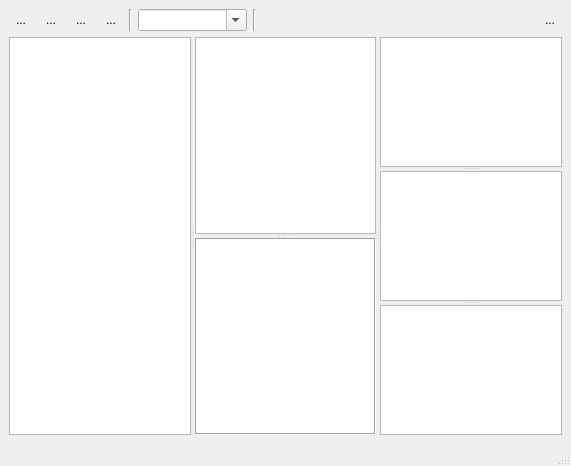
<?xml version="1.0" encoding="UTF-8"?>
<ui version="4.0">
 <class>MainWindow</class>
 <widget class="QMainWindow" name="MainWindow">
  <property name="geometry">
   <rect>
    <x>0</x>
    <y>0</y>
    <width>571</width>
    <height>466</height>
   </rect>
  </property>
  <property name="sizePolicy">
   <sizepolicy hsizetype="Expanding" vsizetype="Preferred">
    <horstretch>0</horstretch>
    <verstretch>0</verstretch>
   </sizepolicy>
  </property>
  <property name="acceptDrops">
   <bool>false</bool>
  </property>
  <property name="windowTitle">
   <string>File organizer - ...</string>
  </property>
  <property name="toolButtonStyle">
   <enum>Qt::ToolButtonIconOnly</enum>
  </property>
  <widget class="QWidget" name="centralwidget">
   <layout class="QGridLayout" name="gridLayout">
    <item row="0" column="0">
     <layout class="QHBoxLayout" name="horizontalLayout">
      <item>
       <widget class="QToolButton" name="btnOpenDB">
        <property name="focusPolicy">
         <enum>Qt::ClickFocus</enum>
        </property>
        <property name="toolTip">
         <string>Open DB</string>
        </property>
        <property name="text">
         <string>...</string>
        </property>
        <property name="icon">
         <iconset>
          <activeon>:/image/Database.png</activeon>
         </iconset>
        </property>
        <property name="iconSize">
         <size>
          <width>24</width>
          <height>24</height>
         </size>
        </property>
        <property name="autoRaise">
         <bool>true</bool>
        </property>
       </widget>
      </item>
      <item>
       <widget class="QToolButton" name="btnFavorites">
        <property name="focusPolicy">
         <enum>Qt::ClickFocus</enum>
        </property>
        <property name="toolTip">
         <string>Favorites</string>
        </property>
        <property name="text">
         <string>...</string>
        </property>
        <property name="icon">
         <iconset>
          <normalon>:/image/Favourites.png</normalon>
         </iconset>
        </property>
        <property name="iconSize">
         <size>
          <width>24</width>
          <height>24</height>
         </size>
        </property>
        <property name="autoRaise">
         <bool>true</bool>
        </property>
       </widget>
      </item>
      <item>
       <widget class="QToolButton" name="btnScanFiles">
        <property name="focusPolicy">
         <enum>Qt::ClickFocus</enum>
        </property>
        <property name="toolTip">
         <string>Scan disk for files</string>
        </property>
        <property name="text">
         <string>...</string>
        </property>
        <property name="icon">
         <iconset>
          <normalon>:/image/Update.png</normalon>
         </iconset>
        </property>
        <property name="iconSize">
         <size>
          <width>24</width>
          <height>24</height>
         </size>
        </property>
        <property name="autoRaise">
         <bool>true</bool>
        </property>
       </widget>
      </item>
      <item>
       <widget class="QToolButton" name="btnGetFiles">
        <property name="focusPolicy">
         <enum>Qt::ClickFocus</enum>
        </property>
        <property name="toolTip">
         <string>Select files/Push and hold for options</string>
        </property>
        <property name="text">
         <string>...</string>
        </property>
        <property name="icon">
         <iconset>
          <normalon>:/image/Filter.png</normalon>
         </iconset>
        </property>
        <property name="iconSize">
         <size>
          <width>24</width>
          <height>24</height>
         </size>
        </property>
        <property name="autoRaise">
         <bool>true</bool>
        </property>
       </widget>
      </item>
      <item>
       <widget class="Line" name="line_2">
        <property name="orientation">
         <enum>Qt::Vertical</enum>
        </property>
       </widget>
      </item>
      <item>
       <widget class="QComboBox" name="cb_places">
        <property name="sizePolicy">
         <sizepolicy hsizetype="Preferred" vsizetype="Fixed">
          <horstretch>0</horstretch>
          <verstretch>0</verstretch>
         </sizepolicy>
        </property>
        <property name="minimumSize">
         <size>
          <width>109</width>
          <height>0</height>
         </size>
        </property>
        <property name="focusPolicy">
         <enum>Qt::ClickFocus</enum>
        </property>
        <property name="toolTip">
         <string>Choose place where files resides</string>
        </property>
        <property name="editable">
         <bool>true</bool>
        </property>
        <property name="iconSize">
         <size>
          <width>16</width>
          <height>16</height>
         </size>
        </property>
       </widget>
      </item>
      <item>
       <widget class="Line" name="line">
        <property name="orientation">
         <enum>Qt::Vertical</enum>
        </property>
       </widget>
      </item>
      <item>
       <spacer name="horizontalSpacer">
        <property name="orientation">
         <enum>Qt::Horizontal</enum>
        </property>
        <property name="sizeHint" stdset="0">
         <size>
          <width>40</width>
          <height>20</height>
         </size>
        </property>
       </spacer>
      </item>
      <item>
       <widget class="QToolButton" name="btnOption">
        <property name="focusPolicy">
         <enum>Qt::ClickFocus</enum>
        </property>
        <property name="toolTip">
         <string>Settings</string>
        </property>
        <property name="text">
         <string>...</string>
        </property>
        <property name="icon">
         <iconset>
          <normalon>:/image/menu.png</normalon>
         </iconset>
        </property>
        <property name="iconSize">
         <size>
          <width>24</width>
          <height>24</height>
         </size>
        </property>
        <property name="popupMode">
         <enum>QToolButton::InstantPopup</enum>
        </property>
        <property name="autoRaise">
         <bool>true</bool>
        </property>
       </widget>
      </item>
     </layout>
    </item>
    <item row="1" column="0">
     <widget class="QSplitter" name="main_splitter">
      <property name="orientation">
       <enum>Qt::Horizontal</enum>
      </property>
      <widget class="QTreeView" name="dirTree">
       <property name="font">
        <font>
         <pointsize>10</pointsize>
        </font>
       </property>
       <property name="contextMenuPolicy">
        <enum>Qt::CustomContextMenu</enum>
       </property>
       <property name="toolTip">
        <string/>
       </property>
       <property name="editTriggers">
        <set>QAbstractItemView::NoEditTriggers</set>
       </property>
       <property name="dragEnabled">
        <bool>true</bool>
       </property>
       <property name="dragDropMode">
        <enum>QAbstractItemView::DragDrop</enum>
       </property>
       <property name="defaultDropAction">
        <enum>Qt::CopyAction</enum>
       </property>
       <property name="selectionMode">
        <enum>QAbstractItemView::ExtendedSelection</enum>
       </property>
       <property name="textElideMode">
        <enum>Qt::ElideLeft</enum>
       </property>
       <property name="indentation">
        <number>16</number>
       </property>
       <property name="uniformRowHeights">
        <bool>true</bool>
       </property>
      </widget>
      <widget class="QSplitter" name="splitter_files">
       <property name="orientation">
        <enum>Qt::Vertical</enum>
       </property>
       <widget class="QTreeView" name="filesList">
        <property name="contextMenuPolicy">
         <enum>Qt::CustomContextMenu</enum>
        </property>
        <property name="toolTip">
         <string/>
        </property>
        <property name="dragEnabled">
         <bool>true</bool>
        </property>
        <property name="dragDropMode">
         <enum>QAbstractItemView::DragOnly</enum>
        </property>
        <property name="selectionMode">
         <enum>QAbstractItemView::ExtendedSelection</enum>
        </property>
        <property name="indentation">
         <number>3</number>
        </property>
        <property name="uniformRowHeights">
         <bool>true</bool>
        </property>
        <property name="sortingEnabled">
         <bool>true</bool>
        </property>
        <property name="expandsOnDoubleClick">
         <bool>false</bool>
        </property>
        <attribute name="headerStretchLastSection">
         <bool>false</bool>
        </attribute>
       </widget>
       <widget class="QTextBrowser" name="commentField">
        <property name="focusPolicy">
         <enum>Qt::ClickFocus</enum>
        </property>
        <property name="toolTip">
         <string/>
        </property>
        <property name="frameShape">
         <enum>QFrame::Box</enum>
        </property>
        <property name="frameShadow">
         <enum>QFrame::Sunken</enum>
        </property>
        <property name="readOnly">
         <bool>true</bool>
        </property>
        <property name="textInteractionFlags">
         <set>Qt::TextBrowserInteraction</set>
        </property>
       </widget>
      </widget>
      <widget class="QSplitter" name="opt_splitter">
       <property name="orientation">
        <enum>Qt::Vertical</enum>
       </property>
       <widget class="QTreeView" name="extList">
        <property name="enabled">
         <bool>true</bool>
        </property>
        <property name="focusPolicy">
         <enum>Qt::ClickFocus</enum>
        </property>
        <property name="contextMenuPolicy">
         <enum>Qt::CustomContextMenu</enum>
        </property>
        <property name="toolTip">
         <string/>
        </property>
        <property name="selectionMode">
         <enum>QAbstractItemView::ExtendedSelection</enum>
        </property>
        <property name="indentation">
         <number>10</number>
        </property>
       </widget>
       <widget class="QTreeView" name="tagsList">
        <property name="focusPolicy">
         <enum>Qt::ClickFocus</enum>
        </property>
        <property name="contextMenuPolicy">
         <enum>Qt::CustomContextMenu</enum>
        </property>
        <property name="toolTip">
         <string/>
        </property>
        <property name="selectionMode">
         <enum>QAbstractItemView::ExtendedSelection</enum>
        </property>
        <property name="indentation">
         <number>0</number>
        </property>
       </widget>
       <widget class="QTreeView" name="authorsList">
        <property name="focusPolicy">
         <enum>Qt::ClickFocus</enum>
        </property>
        <property name="contextMenuPolicy">
         <enum>Qt::CustomContextMenu</enum>
        </property>
        <property name="toolTip">
         <string/>
        </property>
        <property name="selectionMode">
         <enum>QAbstractItemView::ExtendedSelection</enum>
        </property>
        <property name="indentation">
         <number>0</number>
        </property>
        <property name="expandsOnDoubleClick">
         <bool>false</bool>
        </property>
       </widget>
      </widget>
     </widget>
    </item>
   </layout>
  </widget>
  <widget class="QStatusBar" name="statusbar"/>
  <action name="actionOpenDB">
   <property name="icon">
    <iconset>
     <normalon>:/image/Database.png</normalon>
    </iconset>
   </property>
   <property name="text">
    <string>OpenDB</string>
   </property>
   <property name="shortcut">
    <string>Ctrl+O</string>
   </property>
  </action>
  <action name="actionScanFiles">
   <property name="icon">
    <iconset>
     <normalon>:/image/Update.png</normalon>
    </iconset>
   </property>
   <property name="text">
    <string>ScanFiles</string>
   </property>
  </action>
  <action name="actionGetFiles">
   <property name="icon">
    <iconset>
     <normalon>:/image/Filter.png</normalon>
    </iconset>
   </property>
   <property name="text">
    <string>GetFiles</string>
   </property>
  </action>
  <action name="actionFavorites">
   <property name="icon">
    <iconset>
     <normalon>:/image/Favourites.png</normalon>
    </iconset>
   </property>
   <property name="text">
    <string>Favorites</string>
   </property>
  </action>
 </widget>
 <resources>
  <include location="res/res2.qrc"/>
 </resources>
 <connections>
  <connection>
   <sender>btnOpenDB</sender>
   <signal>clicked()</signal>
   <receiver>actionOpenDB</receiver>
   <slot>trigger()</slot>
   <hints>
    <hint type="sourcelabel">
     <x>22</x>
     <y>19</y>
    </hint>
    <hint type="destinationlabel">
     <x>-1</x>
     <y>-1</y>
    </hint>
   </hints>
  </connection>
  <connection>
   <sender>btnScanFiles</sender>
   <signal>clicked()</signal>
   <receiver>actionScanFiles</receiver>
   <slot>trigger()</slot>
   <hints>
    <hint type="sourcelabel">
     <x>53</x>
     <y>19</y>
    </hint>
    <hint type="destinationlabel">
     <x>-1</x>
     <y>-1</y>
    </hint>
   </hints>
  </connection>
  <connection>
   <sender>btnGetFiles</sender>
   <signal>clicked()</signal>
   <receiver>actionGetFiles</receiver>
   <slot>trigger()</slot>
   <hints>
    <hint type="sourcelabel">
     <x>84</x>
     <y>19</y>
    </hint>
    <hint type="destinationlabel">
     <x>-1</x>
     <y>-1</y>
    </hint>
   </hints>
  </connection>
  <connection>
   <sender>btnFavorites</sender>
   <signal>clicked()</signal>
   <receiver>actionFavorites</receiver>
   <slot>trigger()</slot>
   <hints>
    <hint type="sourcelabel">
     <x>54</x>
     <y>23</y>
    </hint>
    <hint type="destinationlabel">
     <x>-1</x>
     <y>-1</y>
    </hint>
   </hints>
  </connection>
 </connections>
</ui>
